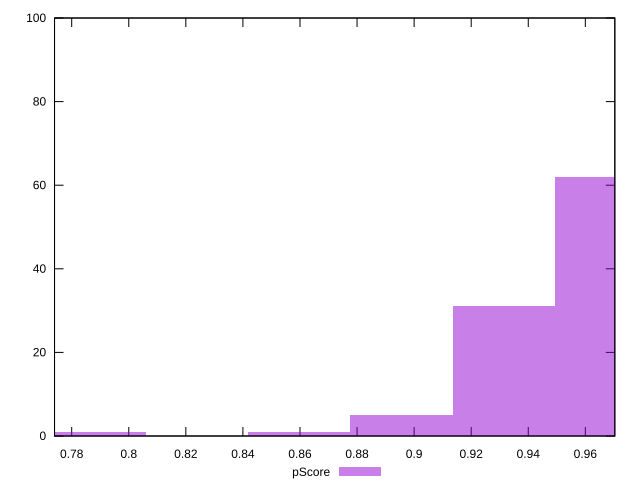

Reproduce this figure in gnuplot.
reset

$pScore <<EOF
0.7881272762241739 1
0.967247111729668 62
0.9314231446285692 31
0.8955991775274704 5
0.8597752104263716 1
EOF

set key outside below
set boxwidth 0.035823967101098815
set xrange [0.7739833107771797:0.9703353747088355]
set yrange [0:100]
set trange [0:100]
set style fill transparent solid 0.5 noborder
set terminal svg size 640, 490 enhanced background rgb 'white'
set output "report_00023_2021-02-20T12:14:57.249Z/mainthread-work-breakdown/samples/pages+cached/pScore/histogram.svg"

plot $pScore title "pScore" with boxes

reset
